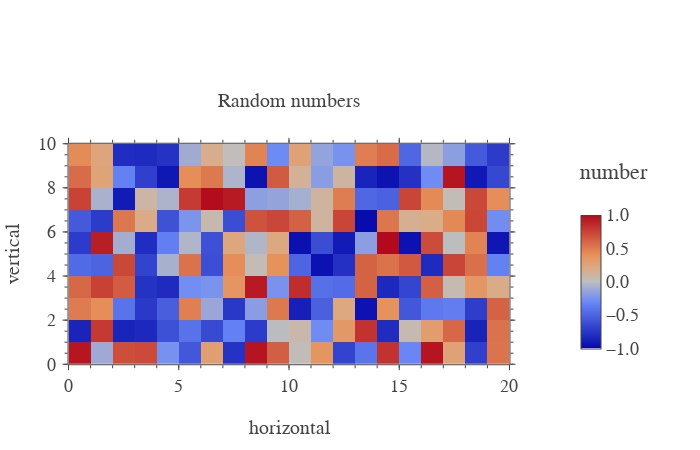

Write notebook code for a chart like this one.
### Code cell
plt.show(heatmap)

### Figure 1 — Plotly figure (JSON) as saved in the notebook; plotly's stock layout.template omitted (floating-point values rounded to 4 significant figures; data arrays with more than 128 entries replaced by an {"elided": "..."} marker saying what was removed)
{"data": [{"colorbar": {"len": 0.6, "thickness": 20, "tickformat": ".1f", "title": {"text": "number<br>&nbsp;"}, "xpad": 40}, "dx": 1, "dy": 1, "transpose": true, "type": "heatmap", "uid": "37e6c095-53e7-4d76-9824-847544c98244", "x": [0, 1, 2, 3, 4, 5, 6, 7, 8, 9, 10, 11, 12, 13, 14, 15, 16, 17, 18, 19, 20], "y": [0, 1, 2, 3, 4, 5, 6, 7, 8, 9, 10], "z": {"elided": "20x10 float values"}, "zmax": 1, "zmin": -1}, {"type": "heatmap", "uid": "2260a3ca-25f6-4e9b-8f6b-32ace96eb6cc", "visible": false, "xaxis": "x101", "yaxis": "y101"}, {"type": "heatmap", "uid": "82b8bae5-f199-482f-9ce5-ed272ab04e01", "visible": false, "xaxis": "x201", "yaxis": "y201"}], "layout": {"font": {"family": "Arial", "size": 18}, "height": 450, "margin": {"b": 20, "l": 20, "r": 20, "t": 80}, "title": {"font": {"size": 20}, "text": "Random numbers", "xanchor": "center", "xref": "paper", "y": 0.7778, "yanchor": "middle", "yref": "container"}, "width": 700, "xaxis": {"anchor": "y", "automargin": true, "constrain": "domain", "dtick": 5, "hoverformat": ".f", "range": [0, 20], "showgrid": false, "showline": false, "showticklabels": true, "tickfont": {"size": 18}, "ticklen": 5, "ticks": "outside", "title": {"font": {"size": 20}, "text": "horizontal"}, "zeroline": false}, "xaxis101": {"anchor": "y", "automargin": true, "constrain": "domain", "dtick": 5, "overlaying": "x", "range": [0, 20], "scaleanchor": "x", "showgrid": false, "showline": false, "showticklabels": false, "side": "top", "ticklen": 5, "ticks": "outside", "zeroline": false}, "xaxis201": {"anchor": "y", "automargin": true, "constrain": "domain", "dtick": 1, "mirror": "ticks", "overlaying": "x", "range": [0, 20], "scaleanchor": "x", "showgrid": false, "showline": true, "showticklabels": false, "ticklen": 3, "ticks": "outside", "zeroline": false}, "yaxis": {"anchor": "x", "automargin": true, "constrain": "domain", "dtick": 2, "hoverformat": ".f", "range": [0, 10], "scaleanchor": "x", "showgrid": false, "showline": false, "showticklabels": true, "tickfont": {"size": 18}, "ticklen": 5, "tickprefix": " ", "ticks": "outside", "ticksuffix": " ", "title": {"font": {"size": 20}, "text": "vertical"}, "zeroline": false}, "yaxis101": {"anchor": "x", "automargin": true, "constrain": "domain", "dtick": 2, "overlaying": "y", "range": [0, 10], "scaleanchor": "y", "showgrid": false, "showline": false, "showticklabels": false, "side": "right", "ticklen": 5, "ticks": "outside", "zeroline": false}, "yaxis201": {"anchor": "x", "automargin": true, "constrain": "domain", "dtick": 0.5, "mirror": "ticks", "overlaying": "y", "range": [0, 10], "scaleanchor": "y", "showgrid": false, "showline": true, "showticklabels": false, "ticklen": 3, "ticks": "outside", "zeroline": false}}}
